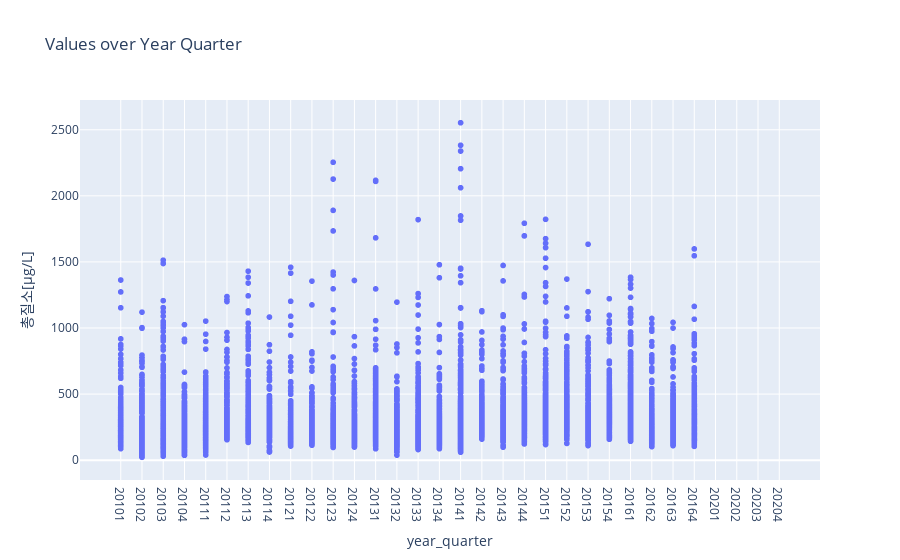

Notebook code for this chart:
### Code cell
columns_to_plot = ['총질소[μg/L]', '총인[μg/L]', '용존무기질소[μg/L]','화학적산소요구량[mg/L]','암모니아성 질소[μg/L]']

fig = px.scatter(low_df, x='year_quarter', y='총질소[μg/L]', title='Values over Year Quarter')
fig.show()

### Figure 1 — Plotly figure (JSON) as saved in the notebook; plotly's stock layout.template omitted (floating-point values rounded to 4 significant figures; data arrays with more than 128 entries replaced by an {"elided": "..."} marker saying what was removed)
{"data": [{"hovertemplate": "year_quarter=%{x}<br>총질소[μg/L]=%{y}<extra></extra>", "legendgroup": "", "marker": {"color": "#636efa", "symbol": "circle"}, "mode": "markers", "name": "", "showlegend": false, "type": "scattergl", "x": {"elided": "11161 str values"}, "xaxis": "x", "y": {"elided": "11161 float values"}, "yaxis": "y"}], "layout": {"legend": {"tracegroupgap": 0}, "title": {"text": "Values over Year Quarter"}, "xaxis": {"anchor": "y", "domain": [0, 1], "title": {"text": "year_quarter"}}, "yaxis": {"anchor": "x", "domain": [0, 1], "title": {"text": "총질소[μg/L]"}}}}
